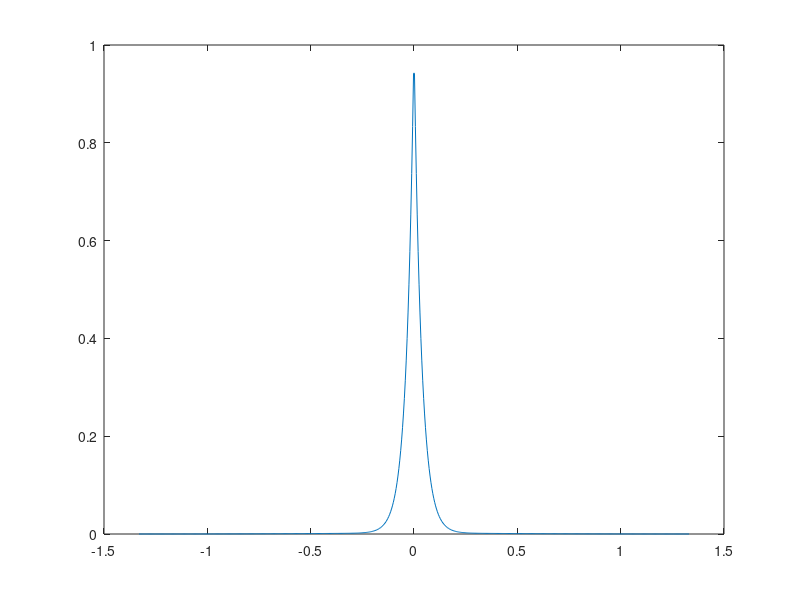

MATLAB code for this plot:
% Convolute two functions together, and display them on one plot.
% This is used to "merge" the two fits of our van Hove graphs

%% Define functions and grade
func2 = @(x) exp(-abs(x)/0.0362);
func1 = @(x) 0.0017 * exp(-((x+0.0021)/0.6183).^2);

xRange = linspace(-1.33056, 1.33056, 600);

%% Calculate results
result1 = func1(xRange);
result2 = func2(xRange);

%% Plot function addition
plot(xRange, result1 + result2);

%% Functions
function out = nanAt(x, idx)
    x(idx) = NaN;
    out = x;
end